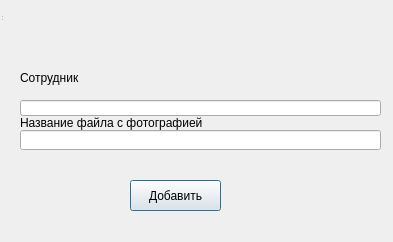
<?xml version="1.0" encoding="UTF-8"?>
<ui version="4.0">
 <class>Employees</class>
 <widget class="QDialog" name="Employees">
  <property name="geometry">
   <rect>
    <x>0</x>
    <y>0</y>
    <width>393</width>
    <height>242</height>
   </rect>
  </property>
  <property name="windowTitle">
   <string>MainWindow</string>
  </property>
  <widget class="QWidget" name="centralwidget">
   <widget class="QLineEdit" name="lineEdit">
    <property name="geometry">
     <rect>
      <x>20</x>
      <y>100</y>
      <width>361</width>
      <height>16</height>
     </rect>
    </property>
    <property name="text">
     <string/>
    </property>
   </widget>
      <widget class="QLineEdit" name="lineEdit_1">
    <property name="geometry">
     <rect>
      <x>20</x>
      <y>130</y>
      <width>361</width>
      <height>20</height>
     </rect>
    </property>
    <property name="text">
     <string/>
    </property>
   </widget>
   <widget class="QPushButton" name="pushButton">
    <property name="geometry">
     <rect>
      <x>130</x>
      <y>180</y>
      <width>91</width>
      <height>31</height>
     </rect>
    </property>
    <property name="text">
     <string>Добавить</string>
    </property>
   </widget>
   <widget class="QLabel" name="label">
    <property name="geometry">
     <rect>
      <x>20</x>
      <y>70</y>
      <width>101</width>
      <height>16</height>
     </rect>
    </property>
    <property name="text">
     <string>Сотрудник</string>
    </property>
   </widget>
      <widget class="QLabel" name="label">
    <property name="geometry">
     <rect>
      <x>20</x>
      <y>115</y>
      <width>1000</width>
      <height>16</height>
     </rect>
    </property>
    <property name="text">
     <string>Название файла с фотографией</string>
    </property>
   </widget>

   <widget class="QLabel" name="label_2">
    <property name="geometry">
     <rect>
      <x>20</x>
      <y>70</y>
      <width>91</width>
      <height>16</height>
     </rect>
    </property>
    <property name="text">
     <string/>
    </property>
   </widget>
  </widget>
  <widget class="QStatusBar" name="statusbar"/>
 </widget>
 <resources/>
 <connections/>
</ui>
